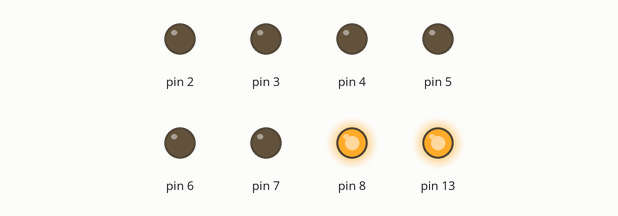
Recording of a sketch running on a simulated Arduino Uno, built with avr-gcc and run on an emulated ATmega328P. Shown: output pins drawn as LEDs (lit = HIGH).

Above: at 1.0 s.
At 3.0 s:
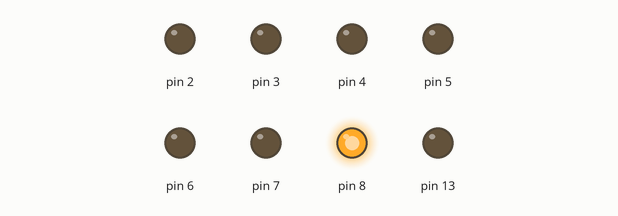
Timing chart, 0 to 4.6 s (numbered marks = the images above):
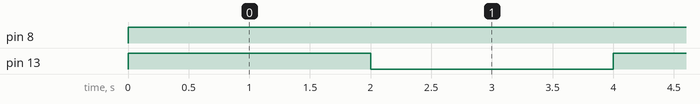

The sketch:

dlatch.ino
```cpp
int Q=0,D=0;
int Q1;
void sevenseg(int a,int b,int c,int d,int e,int f,int g)
{
  digitalWrite(2, a);
  digitalWrite(3, b);
  digitalWrite(4, c);
  digitalWrite(5, d);
  digitalWrite(6, e);
  digitalWrite(7, f);
  digitalWrite(8, g);
}
void setup()
{
    pinMode(13,OUTPUT);
    pinMode(2, OUTPUT);
    pinMode(3, OUTPUT);
    pinMode(4, OUTPUT);
    pinMode(5, OUTPUT);
    pinMode(6, OUTPUT);
    pinMode(7, OUTPUT);
    pinMode(8, OUTPUT);
}
void loop()
{
   digitalWrite(13, HIGH);
   D=Q1;
   if(Q1==0){
       sevenseg(0,0,0,0,0,0,1);
   }
   else{
       sevenseg(1,0,0,1,1,1,1);
   }
   delay(2000);

   digitalWrite(13, LOW);
   //sevenseg(1,1,1,1,1,1,1);
   delay(2000);
}
```

Measured:
- by itself, pin 8: LOW → HIGH at 0.00 s
- by itself, pin 13: alternates HIGH for 2.0 s and LOW for 2.0 s
